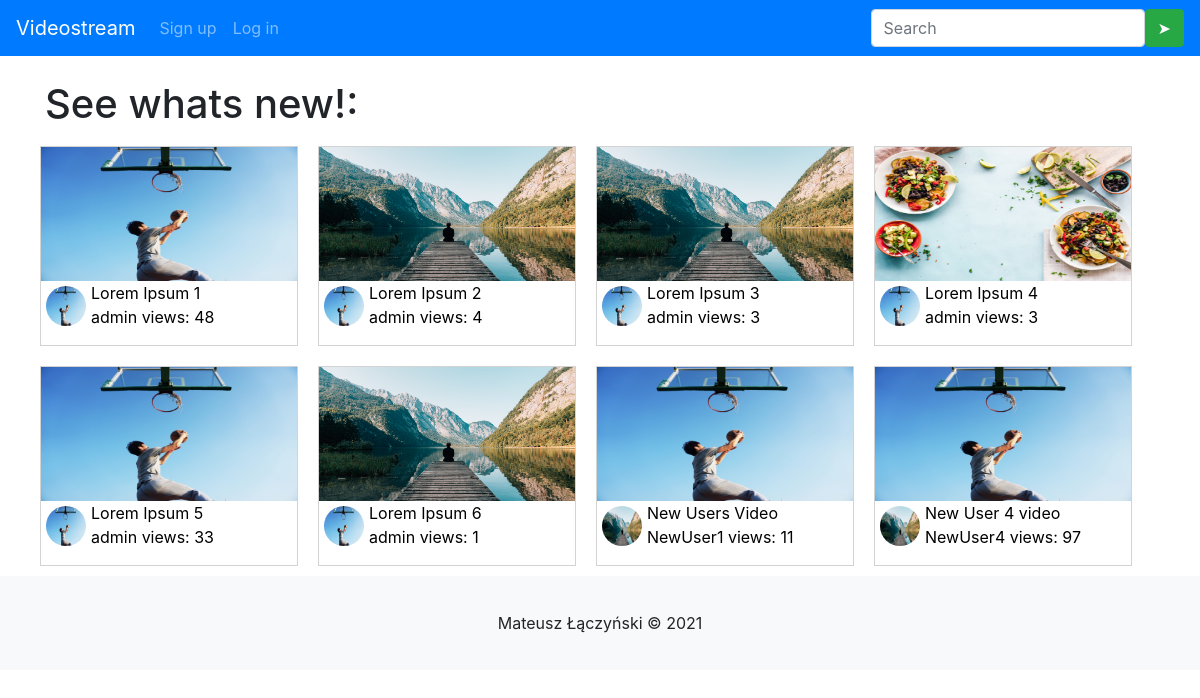
Before: / with the older database file.
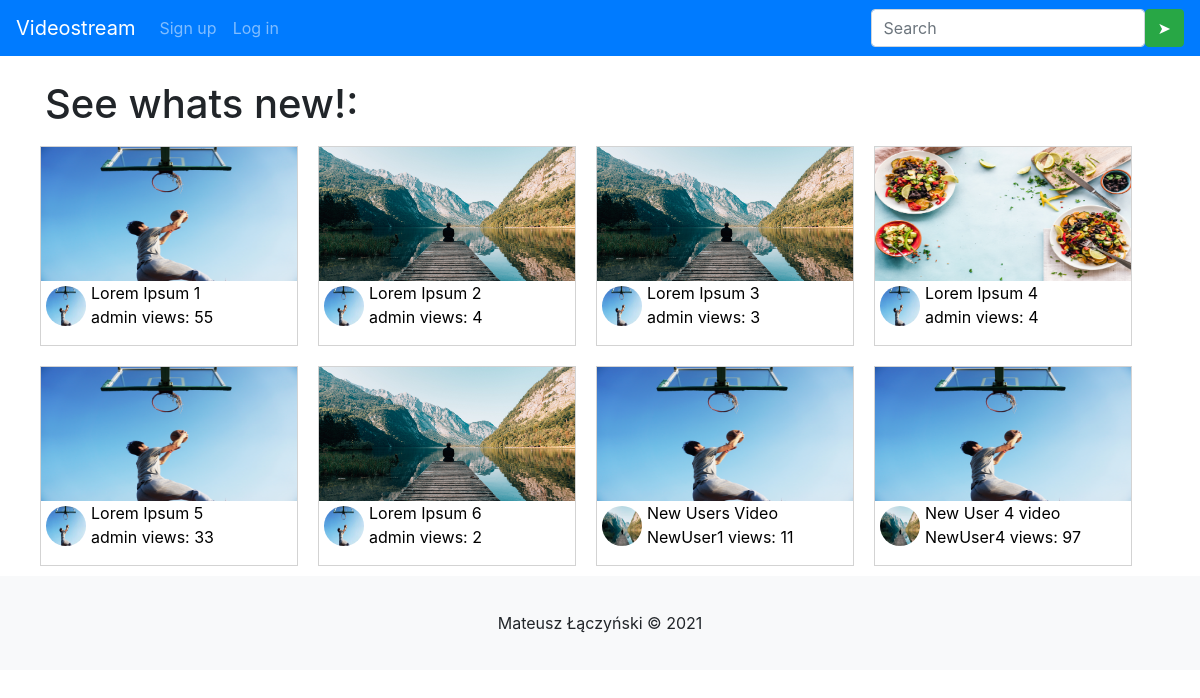
After: the same page with the newer database file.
### videos/models.py (models this page shows, shortened)
class Video(models.Model):
    title = models.CharField(max_length=120)
    description = models.TextField(max_length=1500)
    video = models.FileField(upload_to="videos")
    slug = models.SlugField(blank=True, null=True, unique=True)
    date = models.DateField(default=timezone.now)
    thumbnail = models.ImageField(upload_to="thumbnails")
    views = models.IntegerField(default=0)
    author = models.ForeignKey(User, on_delete=models.CASCADE, null=True,blank=True, related_name="author")
    likes = models.ManyToManyField(User, blank=True, related_name="video")
    class Meta:
        ordering = ['-date']
    def get_absolute_url(self):
        return f"/watch/{self.slug}/"

### profiles/models.py (models this page shows, shortened)
class Profile(models.Model):
    user = models.OneToOneField(User, on_delete=models.CASCADE)
    bio = models.TextField(blank=True, max_length=2000)
    birth_date = models.DateField(null=True, blank=True)
    image = models.ImageField(upload_to="profile_pictures", default="profile_pictures/default.jpg")
    bio = models.TextField(blank=True, max_length=5000)
    followers = models.ManyToManyField(User, related_name="followers", blank=True, null=True)

### videos/views.py (the view)
# urls.py: path('', home, name="home"),
def home(request):
    videos = Video.objects.all()
    context = {
        "videos":videos,
    }
    return render(request,'home.html', context)

### templates/home.html (shortened to what this page needs)
{% extends "base.html"%}
{% block 'content' %}
    <h1>See whats new!:</h1>
    <div class="row">
        {% for video in videos %}
                <a href="{{video.get_absolute_url}}" style="text-decoration: none;">
                    <div class="video-home-card">
                            <img style="float: left;" src="{{video.thumbnail.url}}" width="256" height="134">
                            <br>
                            <img style="float:left; border-radius:50%; padding:5px" src="{{video.author.profile.image.url}}" width="50" height="50">
                            <p style="color:black; text-decoration: none"><br>{{video.title | truncatechars:25}}<br>
                                {{video.author}} views: {{video.views}}
                            </p>
                    </div>
                </a>
        {% endfor %}
    </div>
{% endblock %}

Changed rows visible on the page:
changed Video "Lorem Ipsum 1": views "48" → "55"
changed Video "Lorem Ipsum 4": views "3" → "4"
changed Video "Lorem Ipsum 6": views "1" → "2"
